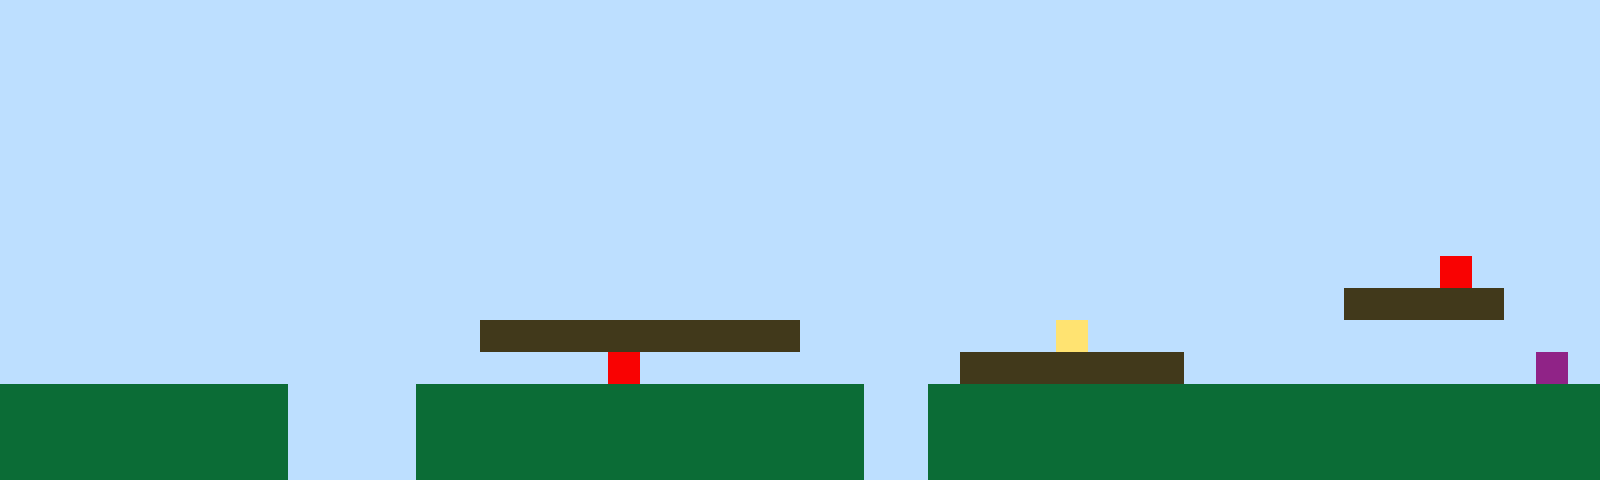

This is a level from a 2D game, rendered from its Tiled map with the project's own tilesets. A one-line summary and the complete map file follow:
An orthogonal 50x15 tile map with 32x32 px tiles, 1 tile layer (Tile Layer 1).

<map version="1.10" tiledversion="1.11.2" orientation="orthogonal" renderorder="right-up" width="50" height="15" tilewidth="32" tileheight="32" infinite="0" nextlayerid="2" nextobjectid="1"><editorsettings><export target="map1.csv" format="csv" /></editorsettings><tileset firstgid="1" name="sprites" tilewidth="32" tileheight="32" tilecount="6" columns="3"><image source="sprites.png" width="96" height="64" /></tileset><layer id="1" name="Tile Layer 1" width="50" height="15"><data encoding="csv">1,1,1,1,1,1,1,1,1,1,1,1,1,1,1,1,1,1,1,1,1,1,1,1,1,1,1,1,1,1,1,1,1,1,1,1,1,1,1,1,1,1,1,1,1,1,1,1,1,1,1,1,1,1,1,1,1,1,1,1,1,1,1,1,1,1,1,1,1,1,1,1,1,1,1,1,1,1,1,1,1,1,1,1,1,1,1,1,1,1,1,1,1,1,1,1,1,1,1,1,1,1,1,1,1,1,1,1,1,1,1,1,1,1,1,1,1,1,1,1,1,1,1,1,1,1,1,1,1,1,1,1,1,1,1,1,1,1,1,1,1,1,1,1,1,1,1,1,1,1,1,1,1,1,1,1,1,1,1,1,1,1,1,1,1,1,1,1,1,1,1,1,1,1,1,1,1,1,1,1,1,1,1,1,1,1,1,1,1,1,1,1,1,1,1,1,1,1,1,1,1,1,1,1,1,1,1,1,1,1,1,1,1,1,1,1,1,1,1,1,1,1,1,1,1,1,1,1,1,1,1,1,1,1,1,1,1,1,1,1,1,1,1,1,1,1,1,1,1,1,1,1,1,1,1,1,1,1,1,1,1,1,1,1,1,1,1,1,1,1,1,1,1,1,1,1,1,1,1,1,1,1,1,1,1,1,1,1,1,1,1,1,1,1,1,1,1,1,1,1,1,1,1,1,1,1,1,1,1,1,1,1,1,1,1,1,1,1,1,1,1,1,1,1,1,1,1,1,1,1,1,1,1,1,1,1,1,1,1,1,1,1,1,1,1,1,1,1,1,1,1,1,1,1,1,1,1,1,1,1,1,1,1,1,1,1,1,1,1,1,1,1,1,1,1,1,1,1,1,1,1,1,1,1,1,1,1,1,1,1,1,1,1,1,1,1,1,1,1,1,1,1,1,1,1,1,1,1,1,1,1,1,1,1,1,1,1,1,1,1,1,1,1,1,1,1,1,1,1,1,1,1,1,1,1,1,1,1,1,1,1,1,1,1,1,5,1,1,1,1,1,1,1,1,1,1,1,1,1,1,1,1,1,1,1,1,1,1,1,1,1,1,1,1,1,1,1,1,1,1,1,1,1,1,1,1,1,1,1,1,1,1,3,3,3,3,3,1,1,1,1,1,1,1,1,1,1,1,1,1,1,1,1,1,1,3,3,3,3,3,3,3,3,3,3,1,1,1,1,1,1,1,1,4,1,1,1,1,1,1,1,1,1,1,1,1,1,1,1,1,1,1,1,1,1,1,1,1,1,1,1,1,1,1,1,1,1,1,1,5,1,1,1,1,1,1,1,1,1,1,3,3,3,3,3,3,3,1,1,1,1,1,1,1,1,1,1,1,6,1,2,2,2,2,2,2,2,2,2,1,1,1,1,2,2,2,2,2,2,2,2,2,2,2,2,2,2,1,1,2,2,2,2,2,2,2,2,2,2,2,2,2,2,2,2,2,2,2,2,2,2,2,2,2,2,2,2,2,2,1,1,1,1,2,2,2,2,2,2,2,2,2,2,2,2,2,2,1,1,2,2,2,2,2,2,2,2,2,2,2,2,2,2,2,2,2,2,2,2,2,2,2,2,2,2,2,2,2,2,1,1,1,1,2,2,2,2,2,2,2,2,2,2,2,2,2,2,1,1,2,2,2,2,2,2,2,2,2,2,2,2,2,2,2,2,2,2,2,2,2</data></layer></map>
